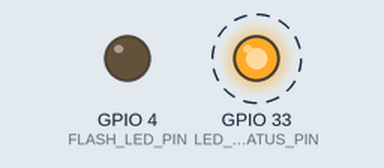
This sketch was run on a simulated ESP32. Parts: output pins drawn as LEDs (lit = HIGH). Dashed ring = blinking. WiFi joins after 1.5 s; servers stay silent unless stated; uploads are accepted with an empty reply; the camera gives no picture; what the sketch prints to the serial monitor is not drawn.

Above: at 3.4 s.
Timing chart, 0 to 6.9 s (numbered marks = the images above):
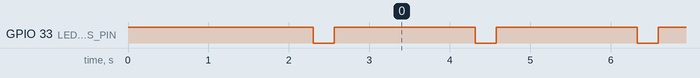

The sketch:

camera_front_dept.ino
```cpp
/*
 ============================================================================
  Dr. Sum Parking Analytics System - Camera 1 (Front Department: Cars)
  Target   : Cars (10 slots) | Hardware: AI-Thinker ESP32-CAM (OV2640)
  Network  : PSU WiFi (802.1x EAP-PEAP) | Rate: 1 frame every 5s
 ============================================================================
*/

#include "esp_camera.h"
#include <WiFi.h>
#include <HTTPClient.h>

#define USE_PSU_WIFI
#ifdef USE_PSU_WIFI
  #include "esp_eap_client.h"
  const char* ssid         = "PSU WiFi (802.1x)";
  const char* eap_identity = "6710110589";
  const char* eap_username = "6710110589";
  const char* eap_password = "Chokun02..";
#else
  const char* ssid     = "YOUR_HOTSPOT_NAME";
  const char* password = "YOUR_HOTSPOT_PASSWORD";
#endif

// ============================================================================
// Server Configuration (Auto-configured with detected host IP)
// ============================================================================
const char* serverIp   = "172.30.228.51";
const int   serverPort = 5005;
const char* locationId = "front_dept";
const unsigned long uploadIntervalMs = 2000;
unsigned long lastUploadTime = 0;

// AI-Thinker Pin Definitions
#define PWDN_GPIO_NUM 32
#define RESET_GPIO_NUM -1
#define XCLK_GPIO_NUM 0
#define SIOD_GPIO_NUM 26
#define SIOC_GPIO_NUM 27
#define Y9_GPIO_NUM 35
#define Y8_GPIO_NUM 34
#define Y7_GPIO_NUM 39
#define Y6_GPIO_NUM 36
#define Y5_GPIO_NUM 21
#define Y4_GPIO_NUM 19
#define Y3_GPIO_NUM 18
#define Y2_GPIO_NUM 5
#define VSYNC_GPIO_NUM 25
#define HREF_GPIO_NUM 23
#define PCLK_GPIO_NUM 22
#define LED_STATUS_PIN 33
#define FLASH_LED_PIN 4

bool initCamera() {
  camera_config_t config;
  config.ledc_channel = LEDC_CHANNEL_0;
  config.ledc_timer = LEDC_TIMER_0;
  config.pin_d0 = Y2_GPIO_NUM;
  config.pin_d1 = Y3_GPIO_NUM;
  config.pin_d2 = Y4_GPIO_NUM;
  config.pin_d3 = Y5_GPIO_NUM;
  config.pin_d4 = Y6_GPIO_NUM;
  config.pin_d5 = Y7_GPIO_NUM;
  config.pin_d6 = Y8_GPIO_NUM;
  config.pin_d7 = Y9_GPIO_NUM;
  config.pin_xclk = XCLK_GPIO_NUM;
  config.pin_pclk = PCLK_GPIO_NUM;
  config.pin_vsync = VSYNC_GPIO_NUM;
  config.pin_href = HREF_GPIO_NUM;
  config.pin_sccb_sda = SIOD_GPIO_NUM;
  config.pin_sccb_scl = SIOC_GPIO_NUM;
  config.pin_pwdn = PWDN_GPIO_NUM;
  config.pin_reset = RESET_GPIO_NUM;
  config.xclk_freq_hz = 20000000;
  config.pixel_format = PIXFORMAT_JPEG;

  if (psramFound()) {
    config.frame_size = FRAMESIZE_SVGA;
    config.jpeg_quality = 12;
    config.fb_count = 2;
  } else {
    config.frame_size = FRAMESIZE_VGA;
    config.jpeg_quality = 15;
    config.fb_count = 1;
  }
  return (esp_camera_init(&config) == ESP_OK);
}

void connectWiFi() {
  WiFi.disconnect(true);
  delay(500);
  WiFi.mode(WIFI_STA);
#ifdef USE_PSU_WIFI
  esp_eap_client_set_identity((const unsigned char *)eap_identity, strlen(eap_identity));
  esp_eap_client_set_username((const unsigned char *)eap_username, strlen(eap_username));
  esp_eap_client_set_password((const unsigned char *)eap_password, strlen(eap_password));
  esp_wifi_sta_enterprise_enable();
  WiFi.begin(ssid);
#else
  WiFi.begin(ssid, password);
#endif
  int retries = 0;
  while (WiFi.status() != WL_CONNECTED && retries < 40) {
    delay(500);
    Serial.print(".");
    retries++;
  }
  if (WiFi.status() == WL_CONNECTED) {
    Serial.println("\n[WIFI_OK] IP: " + WiFi.localIP().toString());
  }
}

void captureAndUpload() {
  if (WiFi.status() != WL_CONNECTED) {
    connectWiFi();
    return;
  }
  digitalWrite(LED_STATUS_PIN, LOW); // LED indicator ON
  camera_fb_t * fb = esp_camera_fb_get();
  if (!fb) {
    digitalWrite(LED_STATUS_PIN, HIGH);
    return;
  }

  String url = String("http://") + serverIp + ":" + String(serverPort) + "/api/upload?location=" + locationId;
  HTTPClient http;
  http.begin(url);
  http.setTimeout(7000);
  http.addHeader("Content-Type", "image/jpeg");

  int httpCode = http.POST(fb->buf, fb->len);
  if (httpCode > 0) {
    Serial.printf("[HTTP_OK] %s uploaded %u bytes (Code: %d)\n", locationId, fb->len, httpCode);
  } else {
    Serial.printf("[HTTP_ERR] %s failed (Code: %d)\n", locationId, httpCode);
  }
  http.end();
  esp_camera_fb_return(fb);
  digitalWrite(LED_STATUS_PIN, HIGH); // LED indicator OFF
}

void setup() {
  Serial.begin(115200);
  pinMode(LED_STATUS_PIN, OUTPUT);
  digitalWrite(LED_STATUS_PIN, HIGH);
  pinMode(FLASH_LED_PIN, OUTPUT);
  digitalWrite(FLASH_LED_PIN, LOW);
  if (!initCamera()) {
    Serial.println("[ERROR] Camera init failed. Restarting...");
    delay(5000);
    ESP.restart();
  }
  connectWiFi();
}

void loop() {
  unsigned long now = millis();
  if (now - lastUploadTime >= uploadIntervalMs) {
    lastUploadTime = now;
    captureAndUpload();
  }
  delay(50);
}
```

Measured:
- by itself, GPIO 33 (LED_STATUS_PIN): alternates HIGH for 1.8 s and LOW for 0.26 s
